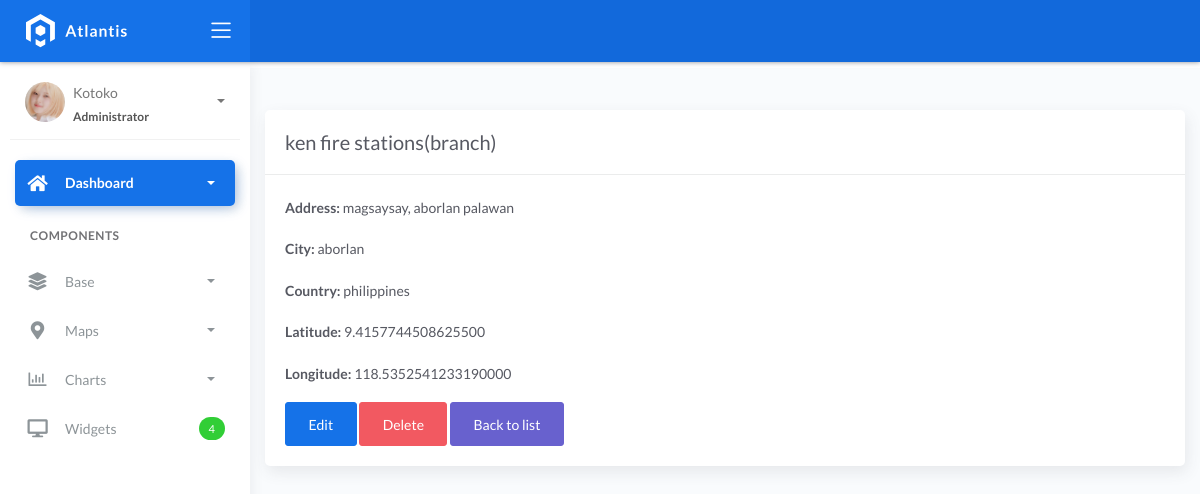
The app's page /stations/1/ with its own data.
### fire/models.py (models this page shows)
class BaseModel(models.Model):
    created_at = models.DateTimeField(auto_now_add=True, db_index=True)
    updated_at = models.DateTimeField(auto_now=True)
    class Meta:
        abstract = True

class FireStation(BaseModel):
    name = models.CharField(max_length=150)
    latitude = models.DecimalField(
        max_digits=22, decimal_places=16, null=True, blank=True)
    longitude = models.DecimalField(
        max_digits=22, decimal_places=16, null=True, blank=True)
    address = models.CharField(max_length=150)
    city = models.CharField(max_length=150)  # can be in separate table
    country = models.CharField(max_length=150)  # can be in separate table

### fire/views.py (the view)
# urls.py: path('stations/<int:id>/', views.station_detail, name='station-detail'),
def station_detail(request, id):
    station = get_object_or_404(FireStation, id=id)
    return render(request, 'stations/station_detail.html', {'station': station})

### templates/stations/station_detail.html (shortened to what this page needs)
{% extends 'base.html' %}
{% block content %}
<div class="container mt-5">
    <div class="row">
        <div class="col-md-12">
            <div class="card">
                <div class="card-header">
                    <h4 class="card-title">{{ station.name }}</h4>
                </div>
                <div class="card-body">
                    <p><strong>Address:</strong> {{ station.address }}</p>
                    <p><strong>City:</strong> {{ station.city }}</p>
                    <p><strong>Country:</strong> {{ station.country }}</p>
                    <p><strong>Latitude:</strong> {{ station.latitude }}</p>
                    <p><strong>Longitude:</strong> {{ station.longitude }}</p>
                    <a href="{% url 'station-update' station.id %}" class="btn btn-primary">Edit</a>
                    <a href="{% url 'station-delete' station.id %}" class="btn btn-danger">Delete</a>
                    <a href="{% url 'station-list' %}" class="btn btn-secondary">Back to list</a>
                </div>
            </div>
        </div>
    </div>
</div>
{% endblock %}

### records on screen
FireStation: name "ken fire stations(branch)", address "magsaysay, aborlan palawan", city "aborlan", country "philippines", latitude "9.4157744508625500", longitude "118.5352541233190000"
